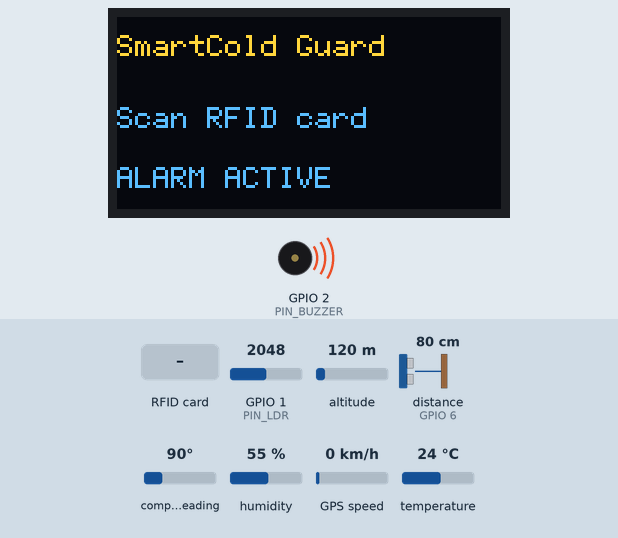
A sketch run on a simulated ESP32-S3. Shown: 128×64 one-colour display, buzzer (waves = sounding). The test bench sets the inputs (shaded band); at power-on: temperature 24 °C, distance to the obstacle (sensor on GPIO 6) 80 cm, GPIO 1 (PIN_LDR) = 2048, altitude 120 m, compass heading 90°, humidity 55 %, GPS speed 0 km/h (analog values on the 0–4095 scale). The echo pulse lasts 58.3 µs per cm; the OLED is the two-colour kind (top 16 rows yellow); WiFi joins after 1.5 s; servers stay silent unless stated; the local clock reads 2024-03-15 10:24:30 at power-on unless the sketch sets it; storage starts empty; EEPROM starts erased; the GPS gets a fix after 3 s at 37.7749, -122.4194 with 8 satellites; what the sketch prints to the serial monitor is not drawn.

Above: at 5.6 s.
5.7 s: RFID card 12 34 56 78 held to the reader
At 6.4 s:
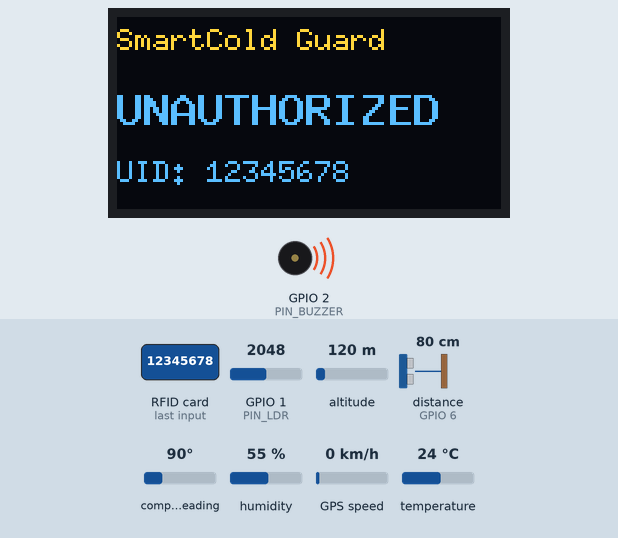
11.2 s: RFID card 5E 7A 19 C4 held to the reader
At 12.1 s:
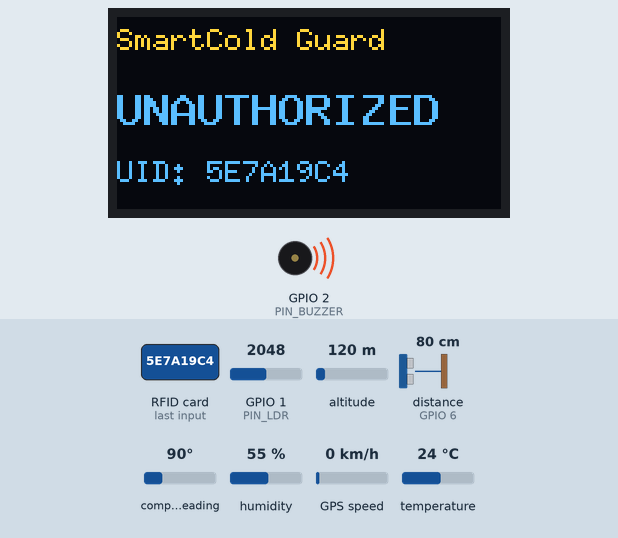
16.7 s: RFID card C7 EC 6B 7A held to the reader
At 17.5 s:
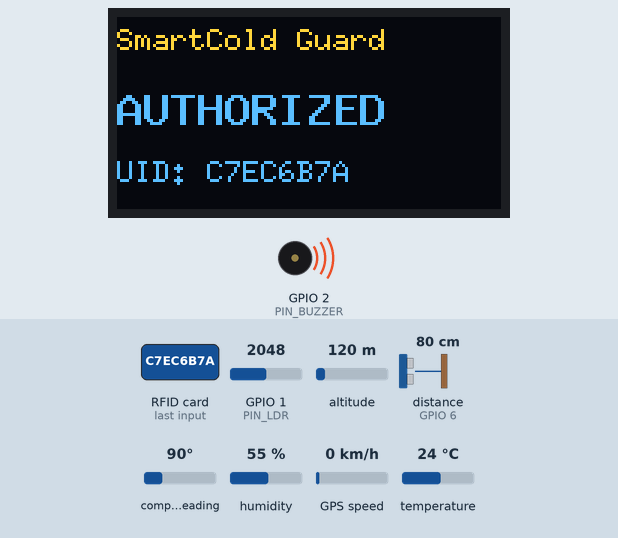
22.3 s: temperature set to 22.9 °C
At 26.3 s:
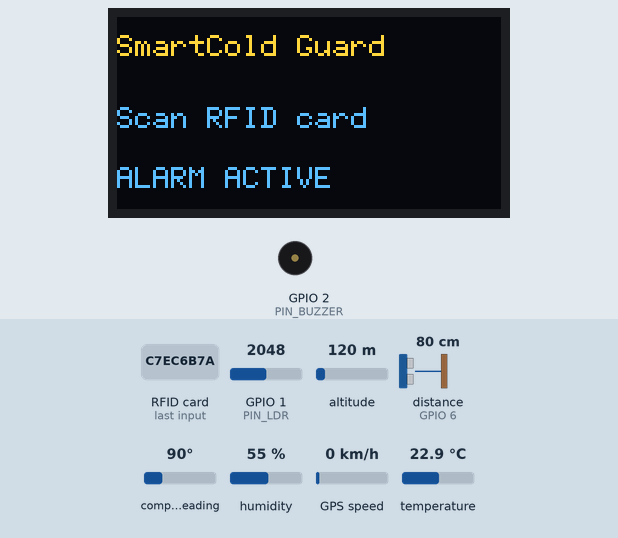
26.6 s: distance to the obstacle (sensor on GPIO 6) set to 32 cm
31.3 s: distance to the obstacle (sensor on GPIO 6) set to 27 cm
At 35.5 s:
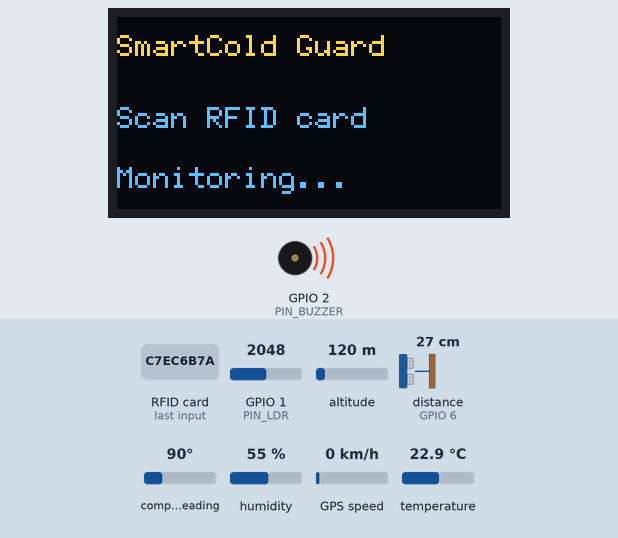
Timing chart, 0 to 37.0 s (numbered marks = the images above; inputs shaded):
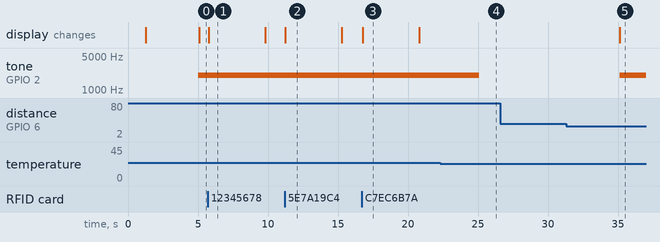

The sketch:

SmartColdGuard_Final.ino
```cpp
/*
 SmartCold Guard — integrated demonstration firmware (ESP32-S3)
 Software rules:
  - Temperature strictly > 23.5 C: sound alarm, record transition
  - Unauthorized opening: distance > 30 cm AND LDR > 350: sound alarm
  - Valid RFID authorizes opening for 60s; once opened, authorization stays
    active until the door closes. Unknown RFID does not grant access.
  - Every scheduled sensor sample and RFID/door/alarm event is written to
    LittleFS before HTTPS upload. Supabase ACK controls deletion.
  - Physical relay/lock NOT controlled; RFID UID is DEMO-ONLY authentication.

 REQUIRED libraries (Arduino Library Manager):
  Adafruit DHT sensor library + Unified Sensor, MFRC522, TinyGPSPlus,
  ArduinoJson 7, U8g2; ESP32 board package 3.3.12+ for built-in TLS roots.
 The buzzer driver circuit must already have been tested electrically.
 Secrets below: DO NOT upload real values to GitHub.
*/
#include <WiFi.h>
#include <WiFiClientSecure.h>
#include <HTTPClient.h>
#include <LittleFS.h>
#include <Preferences.h>
#include <ArduinoJson.h>
#include <time.h>
#include <DHT.h>
#include <SPI.h>
#include <MFRC522.h>
#include <TinyGPS++.h>
#include <Wire.h>
#include <U8g2lib.h>

// >>> LOCAL COPY ONLY: fill the three placeholders. Never commit credentials.
const char* WIFI_SSID = "pi";
const char* WIFI_PASSWORD = "12345678";
const char* DEVICE_TOKEN = "935a477ad7671d97acf35f3cae5809b4e24604c5a9e6fb25";
const char* SERVER_BASE = "https://smartcold-guard.onrender.com";
const char* DEVICE_ID = "esp32-s3-01";

// Demonstration RFID allowlist: edit to match your permitted cards.
const char* AUTHORIZED_UIDS[] = { "C7EC6B7A" };

// Your already-tested pin arrangement.
constexpr uint8_t PIN_DHT = 4;
constexpr uint8_t PIN_LDR = 1;
constexpr uint8_t PIN_BUZZER = 2;
constexpr uint8_t PIN_TRIG = 5;
constexpr uint8_t PIN_ECHO = 6; // HC-SR04 echo MUST use 1k/2k divider
constexpr uint8_t PIN_RFID_SS = 10;
constexpr uint8_t PIN_RFID_MOSI = 11;
constexpr uint8_t PIN_RFID_SCK = 12;
constexpr uint8_t PIN_RFID_MISO = 13;
constexpr uint8_t PIN_RFID_RST = 14;
constexpr uint8_t PIN_GPS_RX = 17;
constexpr uint8_t PIN_GPS_TX = 16;
constexpr uint8_t PIN_OLED_SDA = 8;
constexpr uint8_t PIN_OLED_SCL = 9;

// Demonstration-only thresholds (NOT clinical cold-chain requirements).
constexpr float TEMP_LIMIT_C = 23.5f;
constexpr float DOOR_DISTANCE_CM = 30.0f;
constexpr int LIGHT_ALERT_RAW = 350;
constexpr int DOOR_LDR_RAW = 350;
constexpr uint32_t AUTH_WINDOW_MS = 60000UL;
constexpr uint32_t SAMPLE_MS = 5000UL;
constexpr uint32_t WIFI_RETRY_MS = 10000UL;
constexpr uint32_t OLED_RESULT_MS = 4000UL;
constexpr uint32_t MIN_FREE_FLASH_BYTES = 8192UL;

DHT dht(PIN_DHT, DHT22);
MFRC522 rfid(PIN_RFID_SS, PIN_RFID_RST);
HardwareSerial gpsSerial(2);
TinyGPSPlus gps;
U8G2_SSD1306_128X64_NONAME_F_HW_I2C oled(U8G2_R0, U8X8_PIN_NONE);
Preferences prefs;
SemaphoreHandle_t fileMutex = nullptr;

bool flashReady = false;
bool storageFault = false;
bool oledReady = false;
bool doorOpen = false;
bool accessGranted = false;
bool tempAlarm = false;
bool securityAlarm = false;
bool buzzerActive = false;
bool lastDistanceValid = false;
float lastTemperature = NAN;
float lastHumidity = NAN;
float lastDistance = NAN;
int lastLight = 0;
uint32_t authorizationAtMs = 0;
uint32_t oledResultAtMs = 0;
bool showingResult = false;
uint32_t lastSensorAtMs = 0;
uint32_t lastWifiRetryMs = 0;
uint32_t nextSequence = 0;

// Forward declarations (Arduino IDE also generates prototypes).
void logEvent(const char* kind, const char* code = nullptr,
              const char* uid = nullptr, const char* authorization = nullptr,
              bool active = false);
void applyBuzzer();
void reevaluateSecurity();

// Return trusted timestamp or JSON null. When started offline, GPS UTC time
// can help even if a satellite position fix is unavailable. Otherwise null.
String utcTimestamp() {
  const time_t epoch = time(nullptr);
  struct tm utc;
  char buf[30];
  if (epoch >= 1735689600 && gmtime_r(&epoch, &utc)) {
    strftime(buf, sizeof(buf), "%Y-%m-%dT%H:%M:%SZ", &utc);
    return String(buf);
  }
  if (gps.date.isValid() && gps.time.isValid() &&
      gps.date.age() < 10000UL && gps.time.age() < 10000UL &&
      gps.date.year() >= 2025) {
    snprintf(buf, sizeof(buf), "%04d-%02d-%02dT%02d:%02d:%02dZ",
             gps.date.year(), gps.date.month(), gps.date.day(),
             gps.time.hour(), gps.time.minute(), gps.time.second());
    return String(buf);
  }
  return String();
}

void setOptionalFloat(JsonObject obj, const char* key, float val) {
  if (isfinite(val)) obj[key] = val;
  else obj[key] = nullptr;
}
void addGPS(JsonDocument& doc) {
  JsonObject g = doc["gps"].to<JsonObject>();
  const bool fix = gps.location.isValid() && gps.location.age() < 10000UL;
  g["hasFix"] = fix;
  if (fix) {
    g["latitude"] = gps.location.lat();
    g["longitude"] = gps.location.lng();
  } else {
    g["latitude"] = nullptr;
    g["longitude"] = nullptr;
  }
  if (fix && gps.speed.isValid() && gps.speed.age() < 10000UL)
    g["speedKmph"] = gps.speed.kmph();
  else g["speedKmph"] = nullptr;
  g["charsProcessed"] = gps.charsProcessed();
  g["satellites"] = gps.satellites.isValid() ? (int)gps.satellites.value() : 0;
}

// Each record has a durable, device-scoped monotonic ID. Save the sequence
// first: an interrupted write can leave a gap but cannot reuse an ID.
// The .tmp file is completed and renamed to .json before being eligible to send.
bool persistRecord(JsonDocument& doc) {
  if (!flashReady || fileMutex == nullptr) {
    storageFault = true;
    applyBuzzer();
    Serial.println("CRITICAL: LittleFS unavailable; record cannot be saved");
    return false;
  }
  if (xSemaphoreTake(fileMutex, pdMS_TO_TICKS(2000)) != pdTRUE) {
    storageFault = true;
    applyBuzzer();
    Serial.println("CRITICAL: flash lock unavailable");
    return false;
  }
  bool ok = false;
  do {
    if (LittleFS.totalBytes() - LittleFS.usedBytes() < MIN_FREE_FLASH_BYTES) {
      Serial.println("CRITICAL: local queue FULL; no records will be silently overwritten");
      break;
    }
    const uint32_t next = nextSequence + 1;
    if (prefs.putULong("seq", next) == 0) {
      Serial.println("CRITICAL: cannot persist record sequence");
      break;
    }
    nextSequence = next;
    char id[70], tmp[30], finalPath[30];
    snprintf(id, sizeof(id), "%s-%010lu", DEVICE_ID, (unsigned long)next);
    snprintf(tmp, sizeof(tmp), "/q/%010lu.tmp", (unsigned long)next);
    snprintf(finalPath, sizeof(finalPath), "/q/%010lu.json", (unsigned long)next);
    doc["id"] = id;
    doc["sequence"] = next;
    doc["deviceId"] = DEVICE_ID;
    doc["uptimeMs"] = millis();
    const String timestamp = utcTimestamp();
    if (timestamp.length()) doc["occurredAt"] = timestamp;
    else doc["occurredAt"] = nullptr;
    File file = LittleFS.open(tmp, "w");
    if (!file) { Serial.println("CRITICAL: unable to create journal file"); break; }
    const size_t written = serializeJson(doc, file);
    file.flush();
    const bool complete = written > 0 && file.size() == written;
    file.close();
    if (!complete || !LittleFS.rename(tmp, finalPath)) {
      Serial.println("CRITICAL: journal write or rename failed");
      break;
    }
    ok = true;
  } while (false);
  xSemaphoreGive(fileMutex);
  if (!ok) storageFault = true;
  applyBuzzer();
  return ok;
}

void fillSnapshot(JsonDocument& doc) {
  setOptionalFloat(doc.as<JsonObject>(), "temperatureC", lastTemperature);
  setOptionalFloat(doc.as<JsonObject>(), "humidityPercent", lastHumidity);
  setOptionalFloat(doc.as<JsonObject>(), "distanceCm", lastDistance);
  doc["ldrRawValue"] = lastLight;
  doc["doorOpen"] = doorOpen;
  doc["doorKnown"] = lastDistanceValid;
  doc["accessGranted"] = accessGranted;
  doc["temperatureAlarm"] = tempAlarm;
  doc["securityAlarm"] = securityAlarm;
  doc["buzzerActive"] = buzzerActive;
  doc["storageFault"] = storageFault;
  addGPS(doc);
}

void logEvent(const char* kind, const char* code,
              const char* uid, const char* authorization, bool active) {
  JsonDocument doc;
  doc["kind"] = kind;
  if (code) doc["code"] = code;
  if (uid) doc["uid"] = uid;
  if (authorization) doc["authorization"] = authorization;
  if (strcmp(kind, "alarm") == 0) doc["active"] = active;
  fillSnapshot(doc);
  if (!persistRecord(doc)) Serial.println("CRITICAL: event not persisted");
}

void applyBuzzer() {
  const bool wanted = tempAlarm || securityAlarm || storageFault;
  if (wanted == buzzerActive) return;
  buzzerActive = wanted;
  ledcWriteTone(PIN_BUZZER, buzzerActive ? 2000 : 0);
  Serial.printf("BUZZER ALARM: %s (temperature=%d security=%d storage=%d)\n",
                buzzerActive ? "ON" : "OFF", tempAlarm, securityAlarm, storageFault);
}

void showReady() {
  if (!oledReady) return;
  oled.clearBuffer();
  oled.setFont(u8g2_font_6x12_tr);
  oled.drawStr(0, 13, "SmartCold Guard");
  oled.drawStr(0, 37, "Scan RFID card");
  if (tempAlarm || securityAlarm || storageFault)
    oled.drawStr(0, 57, "ALARM ACTIVE");
  else oled.drawStr(0, 57, "Monitoring...");
  oled.sendBuffer();
  showingResult = false;
}
void showCard(const String& uid, bool authorized) {
  if (!oledReady) return;
  oled.clearBuffer();
  oled.setFont(u8g2_font_6x10_tr);
  oled.drawStr(0, 11, "SmartCold Guard");
  oled.setFont(u8g2_font_9x15B_tr);
  oled.drawStr(0, 36, authorized ? "AUTHORIZED" : "UNAUTHORIZED");
  oled.setFont(u8g2_font_6x10_tr);
  String label = "UID: " + uid;
  oled.drawStr(0, 55, label.c_str());
  oled.sendBuffer();
  showingResult = true;
  oledResultAtMs = millis();
}

void reevaluateSecurity() {
  // Access permission expires when unused, or upon the door being closed.
  if (accessGranted && !doorOpen &&
      millis() - authorizationAtMs >= AUTH_WINDOW_MS)
    accessGranted = false;

  const bool lightDetected = lastLight > LIGHT_ALERT_RAW;

  const bool newAlarm =
      (doorOpen || lightDetected) && !accessGranted;

  if (newAlarm != securityAlarm) {
    securityAlarm = newAlarm;
    applyBuzzer();
    logEvent("alarm", "unauthorized_open", nullptr, nullptr, securityAlarm);
  }
}

void readRFID() {
  if (!rfid.PICC_IsNewCardPresent() || !rfid.PICC_ReadCardSerial()) return;
  String uid;
  for (byte i = 0; i < rfid.uid.size; ++i) {
    if (rfid.uid.uidByte[i] < 16) uid += "0";
    uid += String(rfid.uid.uidByte[i], HEX);
  }
  uid.toUpperCase();
  rfid.PICC_HaltA();
  rfid.PCD_StopCrypto1();
  bool authorized = false;
  for (const char* allowed : AUTHORIZED_UIDS) {
    if (uid == allowed) { authorized = true; break; }
  }
  if (authorized) {
    accessGranted = true;
    authorizationAtMs = millis();
  } else {
    accessGranted = false; // fail closed on unknown scan
  }
  reevaluateSecurity();
  showCard(uid, authorized);
  Serial.printf("RFID: %s UID=%s\n", authorized ? "AUTHORIZED" : "UNAUTHORIZED", uid.c_str());
  logEvent("rfid", "card_scanned", uid.c_str(), authorized ? "authorized" : "unauthorized");
}

float readDistanceCm() {
  digitalWrite(PIN_TRIG, LOW);
  delayMicroseconds(2);
  digitalWrite(PIN_TRIG, HIGH);
  delayMicroseconds(10);
  digitalWrite(PIN_TRIG, LOW);
  const unsigned long microseconds = pulseIn(PIN_ECHO, HIGH, 30000UL);
  if (microseconds == 0) return NAN;
  return microseconds * 0.0343f / 2.0f;
}
void sampleAndRecord() {
  lastTemperature = dht.readTemperature();
  lastHumidity = dht.readHumidity();
  lastDistance = readDistanceCm();
  lastDistanceValid = isfinite(lastDistance);
  lastLight = analogRead(PIN_LDR);

  const bool newTempAlarm = isfinite(lastTemperature) && lastTemperature > TEMP_LIMIT_C;
  if (newTempAlarm != tempAlarm) {
    tempAlarm = newTempAlarm;
    applyBuzzer();
    logEvent("alarm", "high_temp", nullptr, nullptr, tempAlarm);
  }
  // Missing HC-SR04 echo is unknown, NOT a closed-door reading.
  if (lastDistanceValid) {
    const bool newDoorOpen = lastDistance > DOOR_DISTANCE_CM;
    if (newDoorOpen != doorOpen) {
      const bool wasOpen = doorOpen;
      doorOpen = newDoorOpen;
      if (wasOpen && !doorOpen) accessGranted = false; // consume access session
      logEvent("door", doorOpen ? "opened" : "closed", nullptr, nullptr, doorOpen);
      if (!showingResult) showReady();
    }
  }
  reevaluateSecurity();
  applyBuzzer();
  JsonDocument doc;
  doc["kind"] = "sensor";
  fillSnapshot(doc);
  persistRecord(doc);
  Serial.printf("T=%.1fC RH=%.1f%% Dist=%.1fcm LDR=%d Fix=%d Door=%d Auth=%d\n",
                lastTemperature, lastHumidity, lastDistance, lastLight,
                gps.location.isValid() && gps.location.age() < 10000UL,
                doorOpen, accessGranted);
}

// Called in the background task. Never delete a record based on network
// connectivity alone; only remove after matching server ACK for this ID.
bool nextPending(String& id, String& payload, String& path) {
  if (xSemaphoreTake(fileMutex, pdMS_TO_TICKS(3000)) != pdTRUE) return false;
  uint32_t smallest = UINT32_MAX;
  File dir = LittleFS.open("/q");
  if (dir && dir.isDirectory()) {
    File file = dir.openNextFile();
    while (file) {
      const String name = String(file.name());
      if (name.endsWith(".json")) {
        const int slash = name.lastIndexOf('/');
        const String basename = name.substring(slash + 1);
        const uint32_t seq = (uint32_t)strtoul(basename.c_str(), nullptr, 10);
        if (seq > 0 && seq < smallest) {
          smallest = seq;
          path = name.startsWith("/") ? name : (String("/q/") + name);
        }
      }
      file = dir.openNextFile();
    }
  }
  dir.close();
  bool ok = false;
  if (smallest != UINT32_MAX) {
    File f = LittleFS.open(path, "r");
    if (f) { payload = f.readString(); f.close(); }
    JsonDocument doc;
    if (deserializeJson(doc, payload) == DeserializationError::Ok &&
        doc["id"].is<const char*>()) {
      id = doc["id"].as<String>();
      ok = true;
    } else {
      Serial.printf("CRITICAL: invalid journal record %s\n", path.c_str());
      storageFault = true;
      // Do not silently discard an invalid record.
    }
  }
  xSemaphoreGive(fileMutex);
  return ok;
}
void syncWorker(void*) {
  for (;;) {
    if (!flashReady || WiFi.status() != WL_CONNECTED ||
        time(nullptr) < 1735689600) {
      vTaskDelay(pdMS_TO_TICKS(1000));
      continue;
    }
    String id, payload, path;
    if (!nextPending(id, payload, path)) {
      vTaskDelay(pdMS_TO_TICKS(700));
      continue;
    }
    WiFiClientSecure client;
    client.useBuiltinCACertBundle(); // Verified working on user's ESP32-S3
    HTTPClient http;
    http.setConnectTimeout(8000);
    http.setTimeout(12000);
    const String url = String(SERVER_BASE) + "/api/record";
    bool ack = false;
    if (http.begin(client, url)) {
      http.addHeader("Content-Type", "application/json");
      http.addHeader("X-Device-Token", DEVICE_TOKEN);
      const int code = http.POST(payload);
      if (code == 200) {
        JsonDocument reply;
        if (deserializeJson(reply, http.getString()) == DeserializationError::Ok) {
          ack = reply["ackId"].as<String>() == id;
        }
      } else {
        Serial.printf("Cloud retry queued record %s: HTTP %d\n", id.c_str(), code);
      }
    }
    http.end();
    if (ack && xSemaphoreTake(fileMutex, pdMS_TO_TICKS(3000)) == pdTRUE) {
      if (!LittleFS.remove(path)) Serial.println("WARNING: cloud ACK received but local remove failed; will retry");
      else Serial.printf("Cloud saved and ACKed: %s\n", id.c_str());
      xSemaphoreGive(fileMutex);
    }
    vTaskDelay(pdMS_TO_TICKS(ack ? 80 : 1500));
  }
}

void recoverTempFiles() {
  File dir = LittleFS.open("/q");
  if (!dir || !dir.isDirectory()) return;
  File file = dir.openNextFile();
  while (file) {
    const String name = String(file.name());
    file.close();
    if (name.endsWith(".tmp")) {
      const String tmp = name.startsWith("/") ? name : String("/q/") + name;
      const String dst = tmp.substring(0, tmp.length() - 4) + ".json";
      File f = LittleFS.open(tmp, "r");
      String content = f ? f.readString() : String();
      if (f) f.close();
      JsonDocument doc;
      if (deserializeJson(doc, content) == DeserializationError::Ok &&
          doc["id"].is<const char*>() && LittleFS.rename(tmp, dst)) {
        Serial.println("Recovered interrupted journal write: " + dst);
      } else {
        storageFault = true;
        Serial.println("CRITICAL: incomplete temp file requires manual inspection: " + tmp);
      }
    }
    file = dir.openNextFile();
  }
  dir.close();
}

void setup() {
  Serial.begin(115200);
  delay(1200);
  Serial.println("SmartCold Guard FINAL — buffered telemetry and alarms");
  ledcAttach(PIN_BUZZER, 2000, 8);
  ledcWriteTone(PIN_BUZZER, 0);
  Wire.begin(PIN_OLED_SDA, PIN_OLED_SCL);
  oledReady = oled.begin();
  showReady();
  dht.begin();
  analogReadResolution(12);
  analogSetPinAttenuation(PIN_LDR, ADC_11db);
  pinMode(PIN_TRIG, OUTPUT);
  pinMode(PIN_ECHO, INPUT);
  digitalWrite(PIN_TRIG, LOW);
  SPI.begin(PIN_RFID_SCK, PIN_RFID_MISO, PIN_RFID_MOSI, PIN_RFID_SS);
  rfid.PCD_Init();
  gpsSerial.setRxBufferSize(1024);
  gpsSerial.begin(9600, SERIAL_8N1, PIN_GPS_RX, PIN_GPS_TX);
  fileMutex = xSemaphoreCreateMutex();
  flashReady = LittleFS.begin(false); // Do NOT auto-format / erase unsent data
  if (flashReady) {
    if (!LittleFS.exists("/q")) flashReady = LittleFS.mkdir("/q");
    if (flashReady) {
      if (!prefs.begin("smartcold", false)) flashReady = false;
      else {
        nextSequence = prefs.getULong("seq", 0);
        recoverTempFiles();
      }
    }
  }
  if (!flashReady) {
    Serial.println("CRITICAL: LittleFS/NVS failed. DO NOT FORMAT: queued data may exist!");
    storageFault = true;
    applyBuzzer();
  }
  if (String(WIFI_SSID).startsWith("YOUR_") ||
      String(WIFI_PASSWORD).startsWith("YOUR_") ||
      String(DEVICE_TOKEN).startsWith("YOUR_")) {
    Serial.println("ERROR: fill in Wi-Fi credentials and NEW Render DEVICE_TOKEN");
  }
  WiFi.mode(WIFI_STA);
  WiFi.begin(WIFI_SSID, WIFI_PASSWORD);
  configTime(0, 0, "pool.ntp.org", "time.google.com");
  lastWifiRetryMs = millis();
  if (flashReady) {
    xTaskCreatePinnedToCore(syncWorker, "cloud-sync", 10240, nullptr, 1, nullptr, 0);
  }
}

void loop() {
  while (gpsSerial.available()) gps.encode(gpsSerial.read());
  readRFID();
  if (WiFi.status() != WL_CONNECTED && millis() - lastWifiRetryMs >= WIFI_RETRY_MS) {
    lastWifiRetryMs = millis();
    WiFi.reconnect();
  }
  const uint32_t now = millis();
  if (now - lastSensorAtMs >= SAMPLE_MS) {
    lastSensorAtMs = now;
    sampleAndRecord();
  }
  if (showingResult && now - oledResultAtMs >= OLED_RESULT_MS) showReady();
  delay(3);
}
```

Measured:
- the behaviour switches between 23.6 and 23.5 °C on temperature (found by bisection; images 3 and 4)
- the behaviour switches between 31 and 30 cm on distance to the obstacle (sensor on GPIO 6) (found by bisection; images 4 and 5)
- after the input at 5.7 s, the display: changes after 0.05 s (image 1)
- after the input at 11.2 s, the display: changes at once (image 2)
- after the input at 16.7 s, the display: changes after 0.06 s (image 3)
- after the input at 22.3 s, tone on GPIO 2 (PIN_BUZZER): 2000 Hz → silent after 2.8 s
- after the input at 26.6 s, every drawn part: stays the same
- after the input at 31.3 s, tone on GPIO 2 (PIN_BUZZER): silent → 2000 Hz after 3.8 s; the display: first differs from a run without the input after 3.8 s (image 5)
